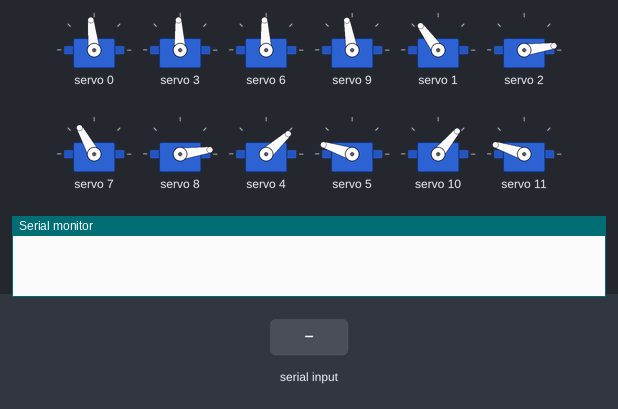
Simulated run of this sketch. Board: ESP32. On the bench: 12 × servo, the last lines printed to the serial monitor. The test bench sets the inputs (shaded band). Nothing arrives over Bluetooth unless stated.

Above: at 1.2 s.
1.3 s: "stand" received over the second serial link
At 3.3 s:
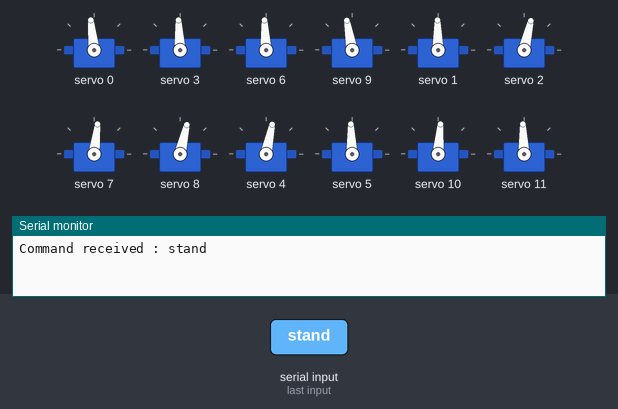
4.0 s: "f" received over the second serial link
At 4.7 s:
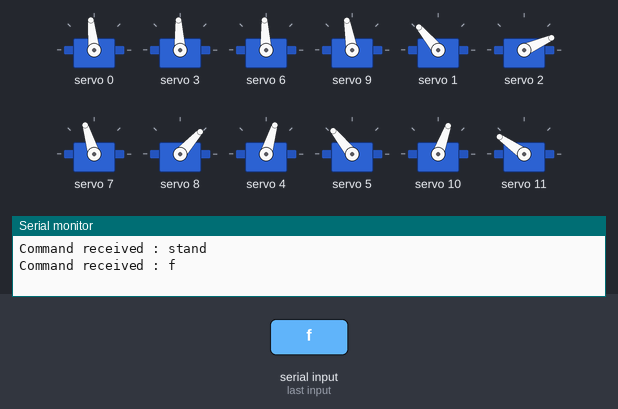
7.0 s: "sit" received over the second serial link
9.9 s: "f" received over the second serial link
At 11.9 s:
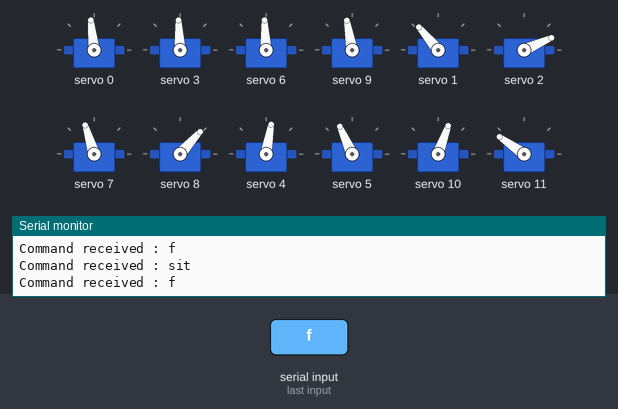
Timing chart, 0 to 64.1 s (numbered marks = the images above; inputs shaded):
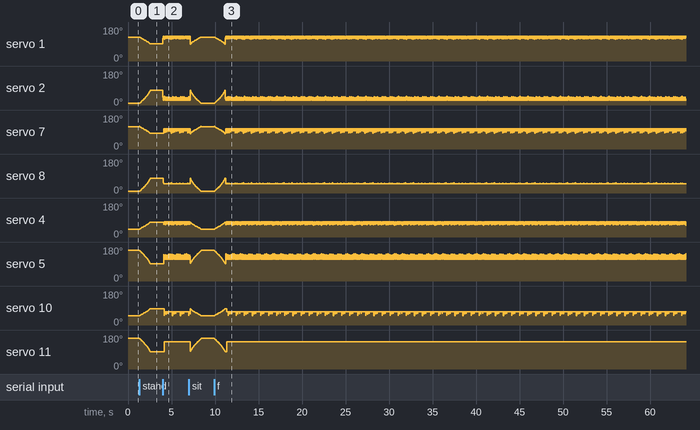

Measured:
- after the input at 1.3 s, servo 2, servo 8: moves from 8° to 77° over 1.2 s, starting at once; servo 5, servo 11: moves from 162° to 92° over 1.2 s, starting at once

The sketch:

main-code.ino
```cpp
//Libraries
#include <Wire.h>
#include <math.h>
#include "kinematics.h"
#include "Bluetooth.h"
#include "ultrasonic.h"
#include "LCD.h"
#include "MPU6050.h"
#include "OLED.h"

void setup() {
  //Initialize Serial Monitor
  Serial.begin(115200);
  //Initialize Bluetooth Serial Port
  SerialBT.begin("SPOTPARAHOT");

  //PWM Initialization
  kinematicsinit();
}

void loop() {

/*
   //manual value input (Used for testing purposes only)
    while (Serial.available() == 0) {}
        int writeY = Serial.parseInt();

      while (Serial.available() == 0) {}
        int writeX = Serial.parseInt();

        servopos(writeY, writeX, 2);

        Serial.print(writeY);
        Serial.print(" ");
        Serial.println(writeX);
*/

  btcontroller();
}
```

Bluetooth.h
```cpp
#include <BluetoothSerial.h>

//ESP32 Bluetooth checks
#if !defined(CONFIG_BT_ENABLED) || !defined(CONFIG_BLUEDROID_ENABLED)
#error Bluetooth is not enabled! Please run `make menuconfig` to and enable it
#endif

#if !defined(CONFIG_BT_SPP_ENABLED)
#error Serial Bluetooth not available or not enabled. It is only available for the ESP32 chip.
#endif

BluetoothSerial SerialBT;

//Bluetooth control
int controller = 0;
String cmd = "";
void btcontroller()
{
  //Read data from bluetooth
  while (SerialBT.available()) {
    cmd += (char)SerialBT.read();
  }

  //Bluetooth controller commands
  if (cmd != "") {
    Serial.print("Command received : ");
    Serial.println(cmd);
    if (cmd == "sit") {
      controller = 1;
    } else if (cmd == "stand") {
      controller = 2;
    } else if (cmd == "f") {
      controller = 3;
    }
    cmd = ""; //reset cmd
  }

  if (controller == 1) {
    transition(presentposition, servoBASE);
    presentposition[0] = servoBASE[0];
    presentposition[1] = servoBASE[1];

  } else if (controller == 2) {
    transition(presentposition, servoSTAND);
    presentposition[0] = servoSTAND[0];
    presentposition[1] = servoSTAND[1];

  } else if (controller == 3) {
    if (!check) {
      transition(presentposition, servoSTAND);
      check = true;
    }
    walktransition();

    presentposition[0] = servoSTAND[0];
    presentposition[1] = servoSTAND[1];
  }

  if (controller != 3) {
    check = false;
  }
}
```

OLED.h
```cpp
/*
https://randomnerdtutorials.com/esp32-ssd1306-oled-display-arduino-ide/
#include <Adafruit_GFX.h>
#include <Adafruit_SSD1306.h>

#define SCREEN_WIDTH 128 // OLED display width, in pixels
#define SCREEN_HEIGHT 64 // OLED display height, in pixels

// Declaration for an SSD1306 display connected to I2C (SDA, SCL pins)
Adafruit_SSD1306 display(SCREEN_WIDTH, SCREEN_HEIGHT, &Wire, -1);

void setup() {
  Serial.begin(115200);

  if(!display.begin(SSD1306_SWITCHCAPVCC, 0x3C)) { // Address 0x3D for 128x64
    Serial.println(F("SSD1306 allocation failed"));
    for(;;);
  }
  delay(2000);
  display.clearDisplay();

  display.setTextSize(1);
  display.setTextColor(WHITE);
  display.setCursor(0, 10);
  // Display static text
  display.println("Hello, world!");
  display.display();
}

void loop() {

}
*/
```

kinematics.h
```cpp
#include <Adafruit_PWMServoDriver.h>

Adafruit_PWMServoDriver pwm = Adafruit_PWMServoDriver();

//Servo settings
#define MIN_PULSE_WIDTH       800
#define MAX_PULSE_WIDTH       2200
#define DEFAULT_PULSE_WIDTH   1500
#define FREQUENCY             50

//Leg lengths
const float a = 110; //leg length in mm
const float b = 135;
const float c = 140;

//Default servo center positions
int servoBASErl[3] = {95, 140, 0};
int servoBASErr[3] = {90, 20, 160};
int servoBASEfl[3] = {90, 130, 0};
int servoBASEfr[3] = {100, 30, 160};
int servoBASEarm[4] = {90, 90, 90, 90};
int servoBASE[2] = {100, 10}; //Sitting position values
int servoSTAND[2] = {230, 6}; //Standing position values

//walking
float armY[4] = {140, 140, 200, 190};
float armX[4] = {0, 15, 15, 0};
int l = 0;

//Present position
int presentposition[2] = {servoBASE[0], servoBASE[1]};
bool check = false;


int pulseWidth(int angle){
  int pulse_wide, analog_value;
  pulse_wide   = map(angle, 0, 180, MIN_PULSE_WIDTH, MAX_PULSE_WIDTH);
  analog_value = int(float(pulse_wide) / 1000000 * FREQUENCY * 4096);
  return analog_value;
}

//triangle calculations
void servopos(int y, int x, int arm) {

  //calculating default triangle
  float Aa = acos((pow(b, 2) + pow(c, 2) - pow (a, 2)) / (2 * b * c)) * (180 / 3.142); //cos formula -> arccos to get in radians -> radians to degrees
  float Ba = acos((pow(a, 2) + pow(c, 2) - pow (b, 2)) / (2 * a * c)) * (180 / 3.142);
  float Ca = acos((pow(a, 2) + pow(b, 2) - pow (c, 2)) / (2 * a * b)) * (180 / 3.142);

  //calculating desired triangle
  int desiredposy = y;
  int desiredposx = x;
  float Ab = acos((pow(b, 2) + pow(desiredposy, 2) - pow (a, 2)) / (2 * b * desiredposy)) * (180 / 3.142); //cos formula -> arccos to get in radians -> radians to degrees
  float Bb = acos((pow(a, 2) + pow(desiredposy, 2) - pow (b, 2)) / (2 * a * desiredposy)) * (180 / 3.142);
  float Cb = acos((pow(a, 2) + pow(b, 2) - pow (desiredposy, 2)) / (2 * a * b)) * (180 / 3.142);

  float theta = atan(desiredposx / c) * (180 / 3.142) * 5; //control of the x axis //*5 coefficient

  //difference between the two triangles
  float difB = (Bb - theta) - Ba;
  if (arm == 1)
  {
    pwm.setPWM(1, 0, pulseWidth(servoBASErl[1] + difB));
  }

  else if (arm == 3)
  {
    pwm.setPWM(4, 0, pulseWidth(servoBASErr[1] - difB));
  }

  else if (arm == 2)
  {
    pwm.setPWM(7, 0, pulseWidth(servoBASEfl[1] + difB));
  }

  else if (arm == 4)
  {
    pwm.setPWM(10, 0, pulseWidth(servoBASEfr[1] - difB));
  }

  float difC = Cb - Ca;
  if (arm == 1)
  {
    pwm.setPWM(2, 0, pulseWidth(servoBASErl[2] + difC));
  }

  else if (arm == 3)
  {
    pwm.setPWM(5, 0, pulseWidth(servoBASErr[2] - difC));
  }

  else if (arm == 2)
  {
    pwm.setPWM(8, 0, pulseWidth(servoBASEfl[2] + difC));
  }

  else if (arm == 4)
  {
    pwm.setPWM(11, 0, pulseWidth(servoBASEfr[2] - difC));
  }

}

/*
void defaultpos() //starting position
{
 for(int i = 0; i < 16; i++)
 { pwm.setPWM(i, i, pulseWidth(servoBASE[i]));}
}

void standpos() //standing position
{
 for(int i = 0; i < 16; i++)
 { pwm.setPWM(i, i, pulseWidth(servoSTAND[i]));}
}
*/

//transition between different walk phases
void walktransition()
{
  float sy[4] = {armY[3], armY[2], armY[1], armY[0]};
  float ey[4] = {armY[0], armY[3], armY[2], armY[1]};
  float sx[4] = {armX[3], armX[2], armX[1], armX[0]};
  float ex[4] = {armX[0], armX[3], armX[2], armX[1]};
  float dify[4] = {abs(ey[0] - sy[0]), abs(ey[1] - sy[1]), abs(ey[2] - sy[2]), abs(ey[3] - sy[3])};
  float difx[4] = {abs(ex[0] - sx[0]), abs(ex[1] - sx[1]), abs(ex[2] - sx[2]), abs(ex[3] - sx[3])};
  float countery[4];
  float counterx[4];

  for (int i = 0; i < 4; i++)
  {
    if (dify[i] == 0) {
      countery[i] = 0;
    }
    else if (dify[i] >= difx[i]) {
      countery[i] = 1;
      counterx[i] = difx[i] / dify[i];
    }
    if (difx[i] == 0) {
      counterx[i] = 0;
    }
    else if (dify[i] <= difx[i]) {
      countery[i] = dify[i] / difx[i];
      counterx[i] = 1;
    }
  }

  for (int i = 0; i < 4; i++)
  {
    while (String(sy[i], 0) != String(ey[i], 0) || String(sx[i], 0) != String(ex[i], 0))
    {
      if (sy[i] > ey[i])
      {
        sy[i] -= countery[i];
        servopos(sy[i], sx[i], i + 1);
      }
      else if (sy[i] < ey[i])
      {
        sy[i] += countery[i];
        servopos(sy[i], sx[i], i + 1);
      }

      if (sx[i] > ex[i])
      {
        sx[i] -= counterx[i];
        servopos(sy[i], sx[i], i + 1);
      }
      else if (sx[i] < ex[i])
      {
        sx[i] += counterx[i];
        servopos(sy[i], sx[i], i + 1);
      }
    }
  }

}

//transition between different phases
void transition(int present[2], int future[2])
{
  float sy = present[0];
  float ey = future[0];
  float sx = present[1];
  float ex = future[1];
  float dify = abs(ey - sy);
  float difx = abs(ex - sx);
  float countery;
  float counterx;

  if (dify == 0) {
    countery = 0;
  }
  else if (dify >= difx) {
    countery = 1;
    counterx = difx / dify;
  }
  if (difx == 0) {
    counterx = 0;
  }
  else if (dify <= difx) {
    countery = dify / difx;
    counterx = 1;
  }


  while (String(sy, 0) != String(ey, 0) || String(sx, 0) != String(ex, 0))
  {
    if (sy > ey)
    {
      sy -= countery;
      servopos(sy, sx, 1);
      servopos(sy, sx, 2);
      servopos(sy, sx, 3);
      servopos(sy, sx, 4);
    }
    else if (sy < ey)
    {
      sy += countery;
      servopos(sy, sx, 1);
      servopos(sy, sx, 2);
      servopos(sy, sx, 3);
      servopos(sy, sx, 4);
    }

    if (sx > ex)
    {
      sx -= counterx;
      servopos(sy, sx, 1);
      servopos(sy, sx, 2);
      servopos(sy, sx, 3);
      servopos(sy, sx, 4);
    }
    else if (sx < ex)
    {
      sx += counterx;
      servopos(sy, sx, 1);
      servopos(sy, sx, 2);
      servopos(sy, sx, 3);
      servopos(sy, sx, 4);
    }
  }
}


void kinematicsinit(){

  //Initialize PWM
  pwm.begin();
  pwm.setPWMFreq(FREQUENCY);

  //Shoulder initialization
  pwm.setPWM(0, 0, pulseWidth(servoBASErl[0]));
  pwm.setPWM(3, 0, pulseWidth(servoBASErr[0]));
  pwm.setPWM(6, 0, pulseWidth(servoBASEfl[0]));
  pwm.setPWM(9, 0, pulseWidth(servoBASEfr[0]));

  for (int i = 1; i <= 4; i++) {
    servopos(servoBASE[0], servoBASE[1], i);
  }
}
```

ultrasonic.h
```cpp
/*
const int trigPin = 5;
const int echoPin = 18;

//define sound speed in cm/uS
#define SOUND_SPEED 0.034

long duration;
float distanceCm;

void setup() {
  Serial.begin(115200); // Starts the serial communication
  pinMode(trigPin, OUTPUT); // Sets the trigPin as an Output
  pinMode(echoPin, INPUT); // Sets the echoPin as an Input
}

void loop() {
  // Clears the trigPin
  digitalWrite(trigPin, LOW);
  delayMicroseconds(2);
  // Sets the trigPin on HIGH state for 10 micro seconds
  digitalWrite(trigPin, HIGH);
  delayMicroseconds(10);
  digitalWrite(trigPin, LOW);

  // Reads the echoPin, returns the sound wave travel time in microseconds
  duration = pulseIn(echoPin, HIGH);

  // Calculate the distance
  distanceCm = duration * SOUND_SPEED/2;

  // Prints the distance in the Serial Monitor
  Serial.print("Distance (cm): ");
  Serial.println(distanceCm);

  delay(200);
}
*/
```

LCD.h
```cpp
/*#include <LiquidCrystal_I2C.h>

LiquidCrystal_I2C lcd(0x27, 16, 2);

void setup()
{
  lcd.begin();
  lcd.backlight();
  lcd.clear();
  lcd.setCursor(6,0);
  lcd.print("Spot");
  lcd.setCursor(5,1);
  lcd.print("Parahot");
}
*/
```
